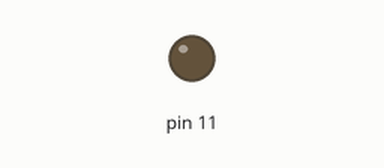
Recording of a sketch running on a simulated Arduino Uno, built with avr-gcc and run on an emulated ATmega328P. On the bench: output pins drawn as LEDs (lit = HIGH). Random numbers use the default seed unless the sketch sets one.

Above: at 0.6 s.
Timing chart, 0 to 3.1 s (numbered marks = the images above):
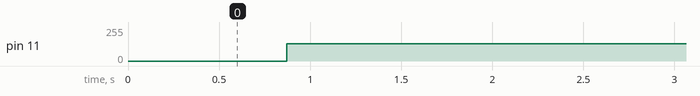

Measured:
- by itself, pin 11: 0/255 → 129/255 at 0.87 s, → 128/255 1.6 s later

The sketch:

cardeaduino.ino
```cpp
// (licence header left out)
#include <stdlib.h>

#include "PCM.h"

#include "shotgun.h"
/* Avoid name clashes when a second raudio header is included by prefixing */
#define RAUDIO_PREFIX dog_
#include "dog.h"

//#include "lovecake.h"
//#include "duemilanove.h"

unsigned short nloop = 0;

void random_delay()
{
  unsigned char n, nsleep;

  /* nsleep = (unsigned char)(rand() >> 8); */ /* Use most-significant byte as an unsigned char */
  nsleep = (unsigned char)(rand() >> 12); /* Use the 3 most-significant bits to make PRN in range [0, 7] */
  for (n = 0; n <= nsleep; n++) _delay_ms(1000);

  return;
}

void setup()
{
  pcm_init();
  srand(31337);
}

void loop()
{
  pcm_play(raudio_data, raudio_length, raudio_bitdepth);
  random_delay(); /* Random wait to build suspense */
  pcm_play(dog_raudio_data, dog_raudio_length, dog_raudio_bitdepth);
  random_delay();

  if (3 == ++nloop) pcm_final();
}
```

PCM.c
```cpp
// (licence header left out)
/*
 * speaker_pcm
 *
 * Plays 8-bit PCM audio on pin 11 using pulse-width modulation (PWM).
 * For Arduino with Atmega168 at 16 MHz.
 *
 * Uses two timers. The first changes the sample value 8000 times a second.
 * The second holds pin 11 high for 0-255 ticks out of a 256-tick cycle,
 * depending on sample value. The second timer repeats 62500 times per second
 * (16000000 / 256), much faster than the playback rate (8000 Hz), so
 * it almost sounds halfway decent, just really quiet on a PC speaker.
 *
 * Takes over Timer 1 (16-bit) for the 8000 Hz timer. This breaks PWM
 * (analogWrite()) for Arduino pins 9 and 10. Takes Timer 2 (8-bit)
 * for the pulse width modulation, breaking PWM for pins 11 & 3.
 *
 * References:
 *     http://www.uchobby.com/index.php/2007/11/11/arduino-sound-part-1/
 *     http://www.atmel.com/dyn/resources/prod_documents/doc2542.pdf
 *     http://www.evilmadscientist.com/article.php/avrdac
 *     http://gonium.net/md/2006/12/27/i-will-think-before-i-code/
 *     http://fly.cc.fer.hr/GDM/articles/sndmus/speaker2.html
 *     http://www.gamedev.net/reference/articles/article442.asp
 *
 * Michael Smith <michael@hurts.ca>
 */

#include <stdint.h>
#include <avr/interrupt.h>
/* #include <util/atomic.h> */
#include <avr/io.h>
#include <avr/pgmspace.h>
#include <util/delay.h>

#define SAMPLE_RATE 8000
/* #define _BV(bit) (1 << (bit)) */

const unsigned char *audio_data = 0;
unsigned int audio_length = 0;
unsigned char audio_bitdepth = 8;
volatile uint16_t sample;

/* This is called at 8000 Hz to load the next sample */
ISR(TIMER1_COMPA_vect)
{
  static unsigned char databyte;

  if (sample < audio_length)
  {
    switch (audio_bitdepth)
    {
      case 1:
      	if (sample % 8 == 0) databyte = 0;
        databyte += pgm_read_byte(audio_data + (sample >> 3)) >> (sample % 8);
        databyte <<= 7;
        break;
      case 2:
      	if (sample % 4 == 0) databyte = 0;
        databyte += pgm_read_byte(audio_data + (sample >> 2)) >> 2 * (sample % 4);
        databyte <<= 6;
        break;
      case 4:
      	if (sample % 2 == 0) databyte = 0;
        databyte += pgm_read_byte(audio_data + (sample >> 1)) >> 4 * (sample % 2);
        databyte <<= 4;
        break;
      case 8:
        databyte = pgm_read_byte(audio_data + sample);
    }
    OCR2A = databyte;
    sample++;
  }
}

void pcm_init()
{
  /* pinMode(11, OUTPUT); */
  /* Set the 3rd bit of DDRB to one to make digital pin 11 (PB3 on Atmega328p) an output pin */
  DDRB |= _BV(PB3);

  sample = 0;

  /* Set up Timer 2 to do pulse width modulation on the speaker pin */

  /* Use internal clock (datasheet p.160) */
  ASSR &= ~(_BV(EXCLK) | _BV(AS2));

  /* Set fast PWM mode  (p.157) */
  TCCR2A |= _BV(WGM21) | _BV(WGM20);
  TCCR2B &= ~_BV(WGM22);

  /* Do non-inverting PWM on pin OC2A (p.155)
     On the Arduino this is pin 11 */
  TCCR2A = (TCCR2A | _BV(COM2A1)) & ~_BV(COM2A0);
  TCCR2A &= ~(_BV(COM2B1) | _BV(COM2B0));

  /* No prescaler (p.158) */
  TCCR2B = (TCCR2B & ~(_BV(CS12) | _BV(CS11))) | _BV(CS10);

  /* Set up Timer 1 to send a sample every interrupt */
  cli();

  /* Set CTC mode (Clear Timer on Compare Match) (p.133)
     Have to set OCR1A *after*, otherwise it gets reset to 0! */
  TCCR1B = (TCCR1B & ~_BV(WGM13)) | _BV(WGM12);
  TCCR1A = TCCR1A & ~(_BV(WGM11) | _BV(WGM10));

  /* No prescaler (p.134) */
  TCCR1B = (TCCR1B & ~(_BV(CS12) | _BV(CS11))) | _BV(CS10);

  /* Set the compare register (OCR1A).
     OCR1A is a 16-bit register, so we have to do this with
     interrupts disabled to be safe. */
  OCR1A = F_CPU / SAMPLE_RATE; /* 16e6 / 8000 = 2000 */

  /* Enable interrupt when TCNT1 == OCR1A (p.136) */
  TIMSK1 |= _BV(OCIE1A);

  sei();
}

void pcm_final()
{
  /* Disable playback per-sample interrupt */
  TIMSK1 &= ~_BV(OCIE1A);

  /* Disable the per-sample timer completely */
  TCCR1B &= ~_BV(CS10);

  /* Disable the PWM timer */
  TCCR2B &= ~_BV(CS10);

  /* digitalWrite(11, LOW); */
  /* Set the 3rd bit of PORTB to zero to make the voltage on pin 11 go low */
  PORTB &= ~_BV(PB3);
}

void pcm_play(const unsigned char *data, unsigned int nsamples, unsigned char nbitdepth)
{
  unsigned short n, nquarterseconds;
  unsigned char sregRestore = SREG;

  /* Temporarily turn off interrupts while writing to global variables used in ISR */
  /* ATOMIC_BLOCK(ATOMIC_RESTORESTATE) */
  cli(); /* Clear the global interrupt enable flag */
  {
    audio_data = data;
    audio_length = nsamples;
    audio_bitdepth = nbitdepth;
    sample = 0;
  }
  SREG = sregRestore; /* Restore the status register to its previous value */

  /* The sound is now playing asynchronously. Don't return until it's done! */

  /* Hint: nsamples >> 3 = nsamples / 8 = duration of sound in ms */
  nquarterseconds = nsamples >> 11;
  nquarterseconds++; /* Add one to have some margin */
  for (n = 0; n <= nquarterseconds; n++) _delay_ms(256);
}
```

PCM.h
```cpp
// (licence header left out)
/*
 * speaker_pcm
 *
 * Plays 8-bit PCM audio on pin 11 using pulse-width modulation (PWM).
 * For Arduino with Atmega168 at 16 MHz.
 *
 * Uses two timers. The first changes the sample value 8000 times a second.
 * The second holds pin 11 high for 0-255 ticks out of a 256-tick cycle,
 * depending on sample value. The second timer repeats 62500 times per second
 * (16000000 / 256), much faster than the playback rate (8000 Hz), so
 * it almost sounds halfway decent, just really quiet on a PC speaker.
 *
 * Takes over Timer 1 (16-bit) for the 8000 Hz timer. This breaks PWM
 * (analogWrite()) for Arduino pins 9 and 10. Takes Timer 2 (8-bit)
 * for the pulse width modulation, breaking PWM for pins 11 & 3.
 *
 * References:
 *     http://www.uchobby.com/index.php/2007/11/11/arduino-sound-part-1/
 *     http://www.atmel.com/dyn/resources/prod_documents/doc2542.pdf
 *     http://www.evilmadscientist.com/article.php/avrdac
 *     http://gonium.net/md/2006/12/27/i-will-think-before-i-code/
 *     http://fly.cc.fer.hr/GDM/articles/sndmus/speaker2.html
 *     http://www.gamedev.net/reference/articles/article442.asp
 *
 * Michael Smith <michael@hurts.ca>
 */

#ifdef __cplusplus
extern "C" {
#endif

void pcm_init();
void pcm_final();
void pcm_play(const unsigned char *data, unsigned int length, unsigned char bits);

#ifdef __cplusplus
}
#endif
```

Source omitted: dog.h (data table, 56269 bytes), shotgun.h (data table, 35596 bytes)
